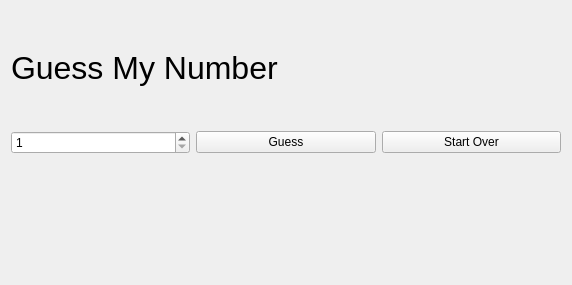
<?xml version="1.0" encoding="UTF-8"?>
<ui version="4.0">
 <class>Widget</class>
 <widget class="QWidget" name="Widget">
  <property name="geometry">
   <rect>
    <x>0</x>
    <y>0</y>
    <width>572</width>
    <height>285</height>
   </rect>
  </property>
  <property name="windowTitle">
   <string>Guess My Number</string>
  </property>
  <layout class="QVBoxLayout" name="verticalLayout">
   <item>
    <widget class="QLabel" name="titleLebel">
     <property name="font">
      <font>
       <pointsize>24</pointsize>
      </font>
     </property>
     <property name="text">
      <string>Guess My Number</string>
     </property>
    </widget>
   </item>
   <item>
    <layout class="QHBoxLayout" name="horizontalLayout">
     <item>
      <widget class="QSpinBox" name="NumberSpinBox">
       <property name="minimum">
        <number>1</number>
       </property>
       <property name="maximum">
        <number>10</number>
       </property>
      </widget>
     </item>
     <item>
      <widget class="QPushButton" name="guessButton">
       <property name="text">
        <string>Guess</string>
       </property>
      </widget>
     </item>
     <item>
      <widget class="QPushButton" name="StartOverButton">
       <property name="text">
        <string>Start Over</string>
       </property>
      </widget>
     </item>
    </layout>
   </item>
   <item>
    <widget class="QLabel" name="messageLabel">
     <property name="font">
      <font>
       <pointsize>18</pointsize>
      </font>
     </property>
     <property name="text">
      <string/>
     </property>
    </widget>
   </item>
  </layout>
 </widget>
 <resources/>
 <connections/>
</ui>
